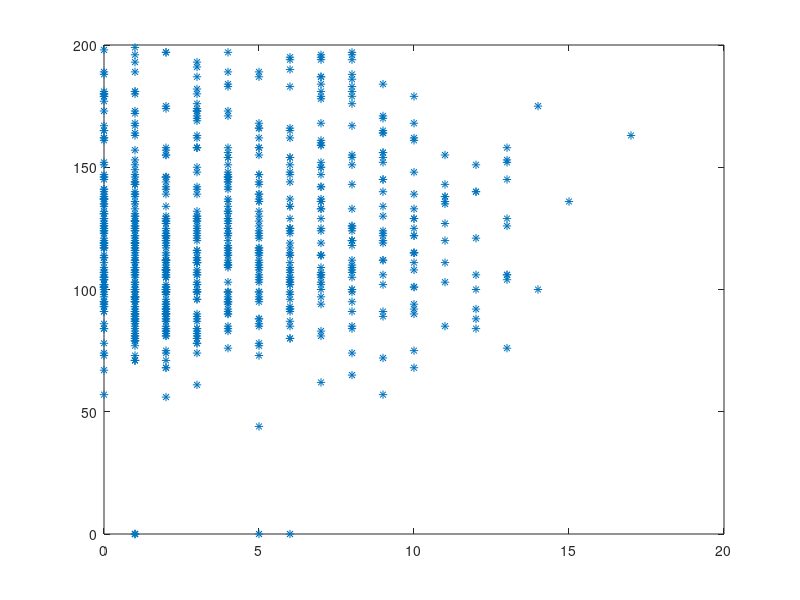

This chart was generated by the following MATLAB code: (Note: this script raises an error after producing the figure.)
clc;
clear all;
close all;
dataset=load("naive1.csv");
Pregnancies=dataset(:,1);
Glucose=dataset(:,2);
Outcome=dataset(:,3);
X=[Pregnancies,Glucose];
y=Outcome;
plot(Pregnancies,Glucose,'*')
figure;
%feature scaling
stand_Pregnancies = (Pregnancies - mean(Pregnancies))/std(Pregnancies);
Pregnancies = stand_Pregnancies;
stand_Glucose = (Glucose - mean(Glucose))/std(Glucose);
Glucose= stand_Glucose;
classification_model = fitcnb(X,y); 
cv = cvpartition(classification_model.NumObservations, 'HoldOut', 0.2);
dataTrain=dataset(training(cv),:);
dataTest=dataset(test(cv),:);
predictionsTest = predict(classification_model,dataTest(:,[1,2]));
predictionsTrain = predict(classification_model,dataTrain(:,[1,2]));
accuracy_for_trainingset=sum(dataTrain(:,3)==predictionsTrain)/length(predictionsTrain)
accuracy_for_testset=sum(dataTest(:,3)==predictionsTest)/length(predictionsTest)
labels = unique(Outcome);
classifier_name = 'Naive Bayes (Training)';
Pregnancies_range = min(dataTrain(:,1))-1:0.01:max(dataTrain(:,1))+1;
Glucose_range = min(dataTrain(:,2))-1:0.01:max(dataTrain(:,2))+1;
[xx1, xx2] = meshgrid(Pregnancies_range,Glucose_range);
XGrid = [xx1(:) xx2(:)];
predictions_meshgrid = predict(classification_model,XGrid);
gscatter(xx1(:), xx2(:), predictions_meshgrid,'rgb');
hold on
Pregnancies_train=dataTrain(:,1);
Glucose_train=dataTrain(:,2);
Y = ismember(dataTrain(:,3),0);
scatter(Pregnancies_train(Y),Glucose_train(Y), 'o' , 'MarkerEdgeColor', 'black', 'MarkerFaceColor', 'red');
scatter(Pregnancies_train(~Y),Glucose_train(~Y) , 'o' , 'MarkerEdgeColor', 'black', 'MarkerFaceColor', 'green');
xlabel('Pregnancies');
ylabel('Glucose');
title(classifier_name);
legend off, axis tight
legend('0','1','Location',[0.45,0.01,0.45,0.05],'Orientation','Horizontal');
hold off
figure;
labels = unique(Outcome);
classifier_name = 'Naive Bayes (Testing)';
Pregnancies_range = min(dataTrain(:,1))-1:0.01:max(dataTrain(:,1))+1;
Glucose_range = min(dataTrain(:,2))-1:0.01:max(dataTrain(:,2))+1;
[xx1, xx2] = meshgrid(Pregnancies_range,Glucose_range);
XGrid = [xx1(:) xx2(:)];
predictions_meshgrid = predict(classification_model,XGrid);
gscatter(xx1(:), xx2(:), predictions_meshgrid,'rgb');
hold on
Y = ismember(dataTest(:,3),0);
Pregnancies_test=dataTest(:,1);
Glucose_test=dataTest(:,2);
scatter(Pregnancies_test(Y),Glucose_test(Y), 'o' , 'MarkerEdgeColor', 'black', 'MarkerFaceColor', 'red');
scatter(Pregnancies_test(~Y),Glucose_test(~Y) , 'o' , 'MarkerEdgeColor', 'black', 'MarkerFaceColor', 'green');
xlabel('Pregnancies');
ylabel('Glucose');
title(classifier_name);
legend off,axis tight
legend('0','1','Location',[0.45,0.01,0.45,0.05],'Orientation','Horizontal');
hold off